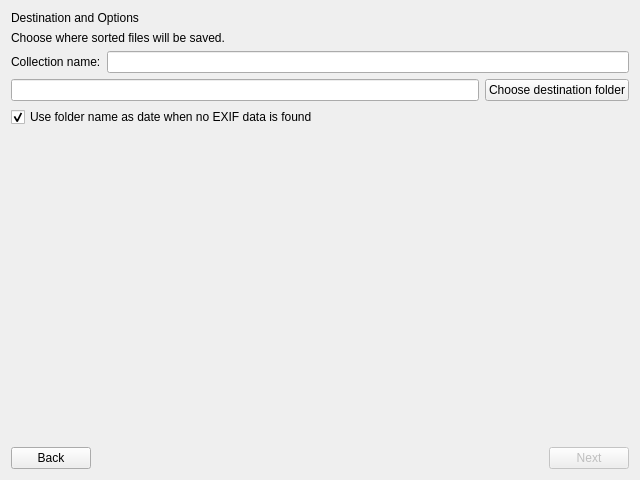
<?xml version="1.0" encoding="UTF-8"?>
<ui version="4.0">
 <class>Form</class>
 <widget class="QWidget" name="Form">
  <property name="geometry">
   <rect>
    <x>0</x>
    <y>0</y>
    <width>640</width>
    <height>480</height>
   </rect>
  </property>
  <property name="windowTitle">
   <string>Form</string>
  </property>
  <layout class="QVBoxLayout" name="verticalLayout">
   <item>
    <widget class="QLabel" name="label">
     <property name="text">
      <string>Destination and Options</string>
     </property>
    </widget>
   </item>
   <item>
    <widget class="QLabel" name="label_2">
     <property name="text">
      <string>Choose where sorted files will be saved.</string>
     </property>
    </widget>
   </item>
   <item>
    <layout class="QHBoxLayout" name="horizontalLayout">
     <item>
      <widget class="QLabel" name="label_3">
       <property name="text">
        <string>Collection name:</string>
       </property>
      </widget>
     </item>
     <item>
      <widget class="QLineEdit" name="collectionNameEdit"/>
     </item>
    </layout>
   </item>
   <item>
    <layout class="QHBoxLayout" name="horizontalLayout_2">
     <item>
      <widget class="QLineEdit" name="destPathEdit">
       <property name="readOnly">
        <bool>true</bool>
       </property>
      </widget>
     </item>
     <item>
      <widget class="QPushButton" name="chooseDestButton">
       <property name="text">
        <string>Choose destination folder</string>
       </property>
      </widget>
     </item>
    </layout>
   </item>
   <item>
    <widget class="QCheckBox" name="useFolderDateCheckbox">
     <property name="text">
      <string>Use folder name as date when no EXIF data is found</string>
     </property>
     <property name="checked">
      <bool>true</bool>
     </property>
    </widget>
   </item>
   <item>
    <widget class="QLabel" name="pathPreviewLabel">
     <property name="text">
      <string/>
     </property>
     <property name="wordWrap">
      <bool>true</bool>
     </property>
    </widget>
   </item>
   <item>
    <spacer name="verticalSpacer">
     <property name="orientation">
      <enum>Qt::Orientation::Vertical</enum>
     </property>
     <property name="sizeHint" stdset="0">
      <size>
       <width>20</width>
       <height>40</height>
      </size>
     </property>
    </spacer>
   </item>
   <item>
    <layout class="QHBoxLayout" name="navLayout">
     <item>
      <widget class="QPushButton" name="backButton">
       <property name="text">
        <string>Back</string>
       </property>
      </widget>
     </item>
     <item>
      <spacer name="navSpacer">
       <property name="orientation">
        <enum>Qt::Orientation::Horizontal</enum>
       </property>
       <property name="sizeHint" stdset="0">
        <size>
         <width>40</width>
         <height>20</height>
        </size>
       </property>
      </spacer>
     </item>
     <item>
      <widget class="QPushButton" name="continueButton">
       <property name="enabled">
        <bool>false</bool>
       </property>
       <property name="text">
        <string>Next</string>
       </property>
      </widget>
     </item>
    </layout>
   </item>
  </layout>
 </widget>
 <resources/>
 <connections/>
</ui>
